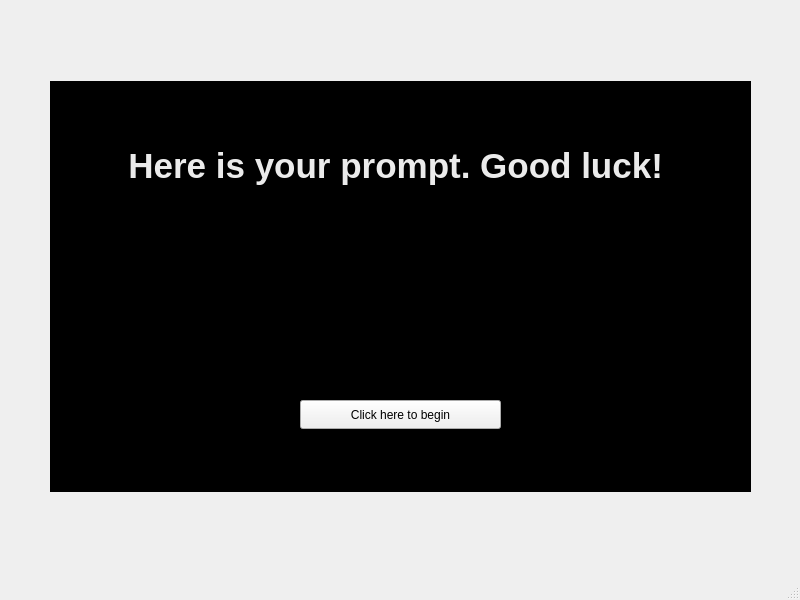
<?xml version="1.0" encoding="UTF-8"?>
<ui version="4.0">
 <class>PromptScreen</class>
 <widget class="QMainWindow" name="PromptScreen">
  <property name="geometry">
   <rect>
    <x>0</x>
    <y>0</y>
    <width>800</width>
    <height>600</height>
   </rect>
  </property>
  <property name="windowTitle">
   <string>MainWindow</string>
  </property>
  <widget class="QWidget" name="centralwidget">
   <widget class="QTextBrowser" name="textBrowser">
    <property name="geometry">
     <rect>
      <x>50</x>
      <y>81</y>
      <width>701</width>
      <height>411</height>
     </rect>
    </property>
    <property name="styleSheet">
     <string notr="true">
    background-color: rgb(0, 0, 0);
</string>
    </property>
    <property name="html">
     <string>&lt;!DOCTYPE HTML PUBLIC &quot;-//W3C//DTD HTML 4.0//EN&quot; &quot;http://www.w3.org/TR/REC-html40/strict.dtd&quot;&gt;
&lt;html&gt;&lt;head&gt;&lt;meta name=&quot;qrichtext&quot; content=&quot;1&quot; /&gt;&lt;meta charset=&quot;utf-8&quot; /&gt;&lt;style type=&quot;text/css&quot;&gt;
p, li { white-space: pre-wrap; }
&lt;/style&gt;&lt;/head&gt;&lt;body style=&quot; font-family:'Segoe UI'; font-size:9pt; font-weight:400; font-style:normal;&quot;&gt;
&lt;p align=&quot;center&quot; style=&quot;-qt-paragraph-type:empty; margin-top:0px; margin-bottom:0px; margin-left:0px; margin-right:0px; -qt-block-indent:0; text-indent:0px; font-family:'.AppleSystemUIFont'; font-size:13pt;&quot;&gt;&lt;br /&gt;&lt;/p&gt;
&lt;p align=&quot;center&quot; style=&quot; margin-top:0px; margin-bottom:0px; margin-left:0px; margin-right:0px; -qt-block-indent:0; text-indent:0px;&quot;&gt;&lt;span style=&quot; font-size:26pt; font-weight:700; color:#ebebeb;&quot;&gt;&lt;br /&gt;Here is your prompt. Good luck! &lt;/span&gt;&lt;/p&gt;&lt;/body&gt;&lt;/html&gt;</string>
    </property>
   </widget>
   <widget class="QLabel" name="label">
    <property name="geometry">
     <rect>
      <x>70</x>
      <y>260</y>
      <width>661</width>
      <height>81</height>
     </rect>
    </property>
    <property name="font">
     <font>
      <family>Perpetua</family>
      <pointsize>24</pointsize>
      <bold>true</bold>
      <underline>false</underline>
     </font>
    </property>
    <property name="layoutDirection">
     <enum>Qt::LeftToRight</enum>
    </property>
    <property name="text">
     <string>&lt;html&gt;&lt;head/&gt;&lt;body&gt;&lt;p&gt;&lt;span style=&quot; color:#ffffff;&quot;&gt;&lt;br/&gt;&lt;/span&gt;&lt;/p&gt;&lt;/body&gt;&lt;/html&gt;</string>
    </property>
    <property name="alignment">
     <set>Qt::AlignCenter</set>
    </property>
   </widget>
   <widget class="QPushButton" name="pushButtonBegin">
    <property name="geometry">
     <rect>
      <x>300</x>
      <y>400</y>
      <width>201</width>
      <height>29</height>
     </rect>
    </property>
    <property name="text">
     <string>Click here to begin</string>
    </property>
   </widget>
  </widget>
  <widget class="QMenuBar" name="menubar">
   <property name="geometry">
    <rect>
     <x>0</x>
     <y>0</y>
     <width>800</width>
     <height>25</height>
    </rect>
   </property>
  </widget>
  <widget class="QStatusBar" name="statusbar"/>
 </widget>
 <resources/>
 <connections/>
</ui>
